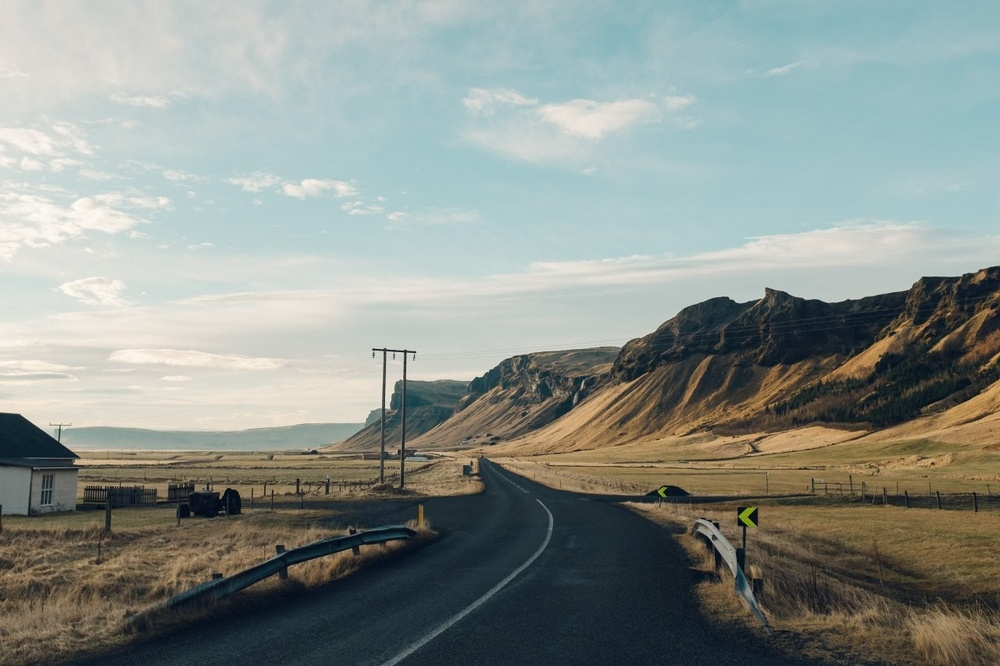
#> input picture script/images/tupian.jpg, 1000 x 666 px, shrunk from 1280 x 853 before the run
$ python image.py
#> lines starting #> are read from the running program, lines starting #| are printed output that depends on the picture; after the words box and inside, x2 and y2 are one past the last pixel; in counts of white or black regions, pixels touching at a corner belong together
# -*- coding: utf-8 -*-

from PIL import Image
import cv2
import logging
import numpy as np
import os


class ImageStyleCover():

    def __init__(self, path=None):
#> called with path = '../images/tupian.jpg'
        if path is not None:
            self.path = path
            self.img = Image.open(path)
#> self.img is the input picture: PIL image 1000x666 RGB; mean R, G, B 138.1, 145.6, 139.8

    def setImageFromArray(self, array):
        self.img = Image.fromarray(array)
        return self

    def setImage(self, image):
        self.img = image
        return self

    def toCV2(self, image):
        return cv2.cvtColor(np.asarray(image), cv2.COLOR_RGB2BGR)

    def toImage(self, cv):
        return Image.fromarray(cv2.cvtColor(img, cv2.COLOR_BGR2RGB))

    def toSketch(self, type='image'):
#> called with type = 'image'
        L = np.asarray(self.img.convert('L')).astype('float')
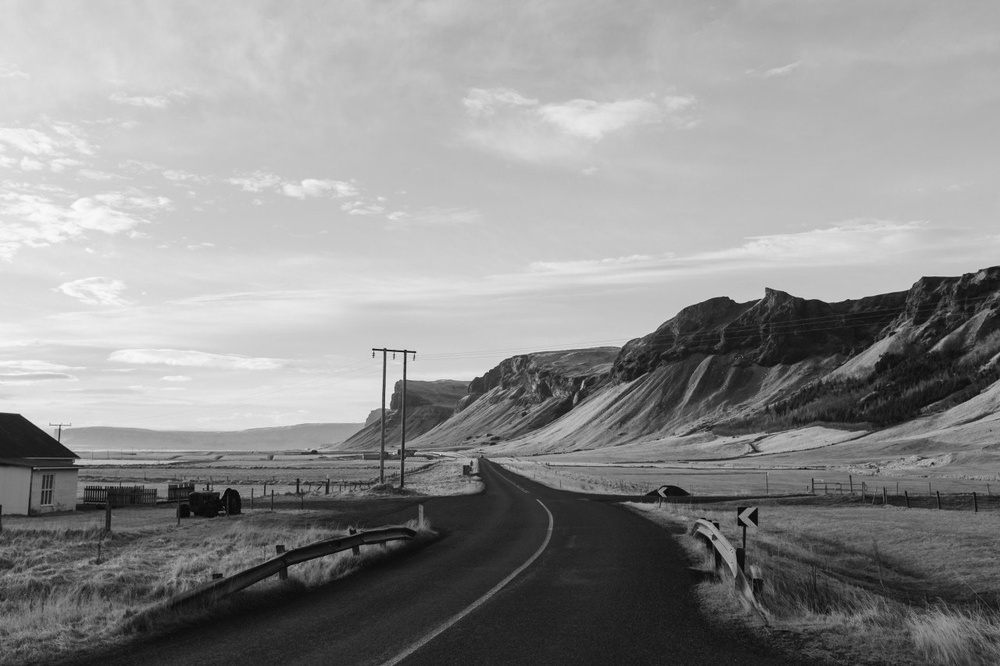
#> L: shape (666, 1000) float64; min 3, max 251, mean 142.7

        depth = 10.  # (0-100)
        grad = np.gradient(L)  # 取图像灰度的梯度值
#> grad = 2 items
        grad_x, grad_y = grad  # 分别取横纵图像梯度值
        grad_x = grad_x * depth / 100.
        grad_y = grad_y * depth / 100.
        A = np.sqrt(grad_x ** 2 + grad_y ** 2 + 1.)
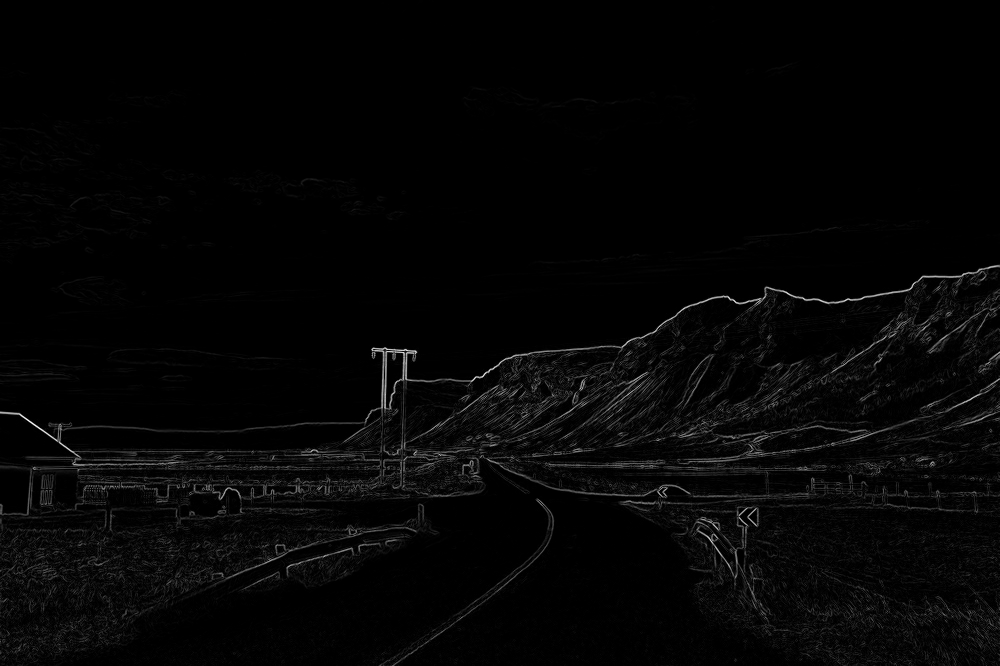
#> A: shape (666, 1000) float64; min 1, max 12.16, mean 1.24; drawn with min black and max white
        uni_x = grad_x / A
        uni_y = grad_y / A
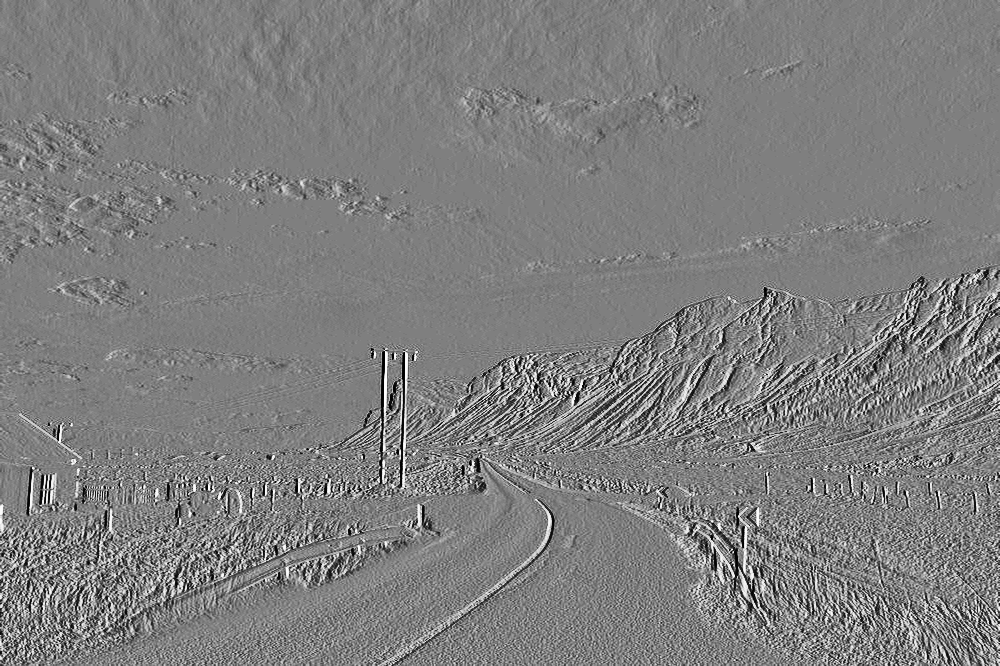
#> uni_y: shape (666, 1000) float64; min -0.993, max 0.994, mean -0.00362; drawn with min black and max white
        uni_z = 1. / A

        el = np.pi / 2.2  # 光源的俯视角度，弧度值
        az = np.pi / 4  # 光源的方位角度，弧度值
        dx = np.cos(el) * np.cos(az)  # 光源对x轴的影响
        dy = np.cos(el) * np.sin(az)  # 光源对y轴的影响
        dz = np.sin(el)  # 光源对z轴的影响

        gd = 255 * (dx * uni_x + dy * uni_y + dz * uni_z)  # 光源归一化
        gd = gd.clip(0, 255)  # 避免数据越界，将生成的灰度值裁剪至0-255之间

        gd = gd.astype('uint8')

        if type == 'image':
            return Image.fromarray(gd)  # 重构图像
        else:
            return gd

    def toSumiao(self):
        img_rgb = self.toCV2(self.img)
        img_gray = cv2.cvtColor(img_rgb, cv2.COLOR_RGB2GRAY)
        img_blur = cv2.GaussianBlur(img_gray, ksize=(21, 21),
                            sigmaX=0, sigmaY=0)
        return cv2.divide(img_gray, img_blur, scale=255)
#> returned value: shape (666, 1000)

    def toCartoon(self):
        num_down = 2  # 缩减像素采样的数目
        num_bilateral = 7  # 定义双边滤波的数目
        img_rgb = self.toCV2(self.img)
        # img_rgb = cv2.imread(imgInput_FileName)     #读取图片
        # 用高斯金字塔降低取样
        img_color = img_rgb

        # 重复使用小的双边滤波代替一个大的滤波
        for _ in range(num_bilateral):
            img_color = cv2.bilateralFilter(
                img_color, d=9, sigmaColor=9, sigmaSpace=7)

        # 转换为灰度并且使其产生中等的模糊
        img_gray = cv2.cvtColor(img_rgb, cv2.COLOR_RGB2GRAY)
        img_blur = cv2.medianBlur(img_gray, 5)
        # 检测到边缘并且增强其效果
        img_edge = cv2.adaptiveThreshold(img_blur, 255,
                                         cv2.ADAPTIVE_THRESH_MEAN_C,
                                         cv2.THRESH_BINARY,
                                         blockSize=9,
                                         C=2)
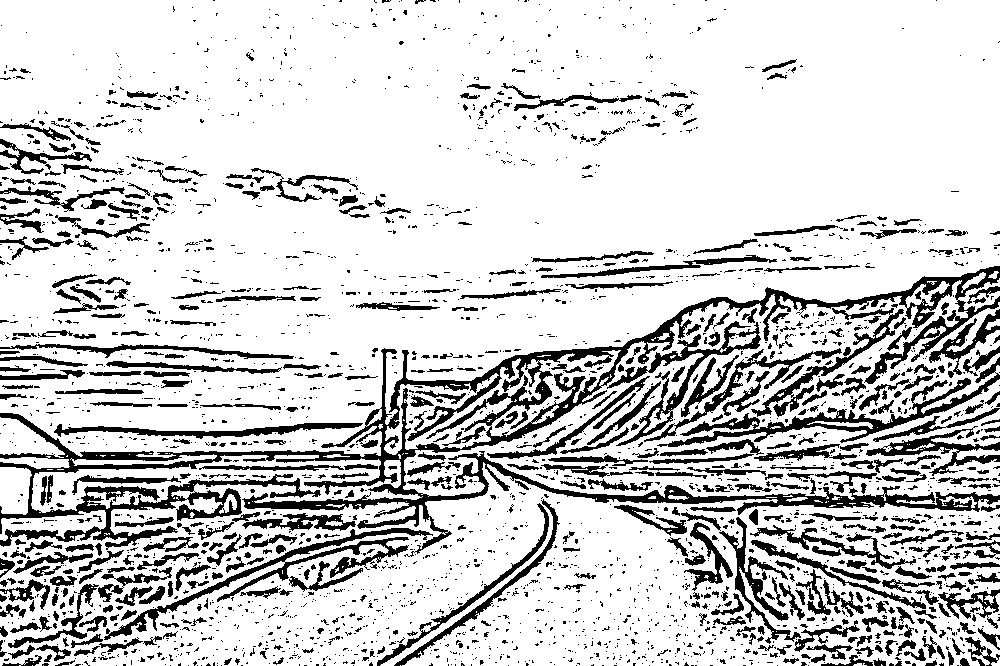
#> img_edge: shape (666, 1000); 81.1% white; 2830 black regions (2266 under 20 px), largest, box (x1, y1, x2, y2) and area: (0, 266, 1000, 557) 30836, (657, 357, 1000, 447) 3855, (104, 528, 433, 640) 3497
        # 转换回彩色图像
        img_edge = cv2.cvtColor(img_edge, cv2.COLOR_GRAY2RGB)
        return cv2.bitwise_and(img_color, img_edge)
#> returned value: shape (666, 1000, 3)


if __name__ == '__main__':
    cover = ImageStyleCover("../images/tupian.jpg")
    img = cover.toSketch()
    img.save("../images/tupian_cover1.jpg")
    img = cover.toSumiao()
    cv2.imwrite('../images/tupian_sumiao.jpeg', img)
    img = cover.toCartoon()
    cv2.imwrite("../images/tupian_cartoon.jpg", img)
    cover = ImageStyleCover("../images/p.jpeg")
#> call 2 of __init__, with path = '../images/p.jpeg'
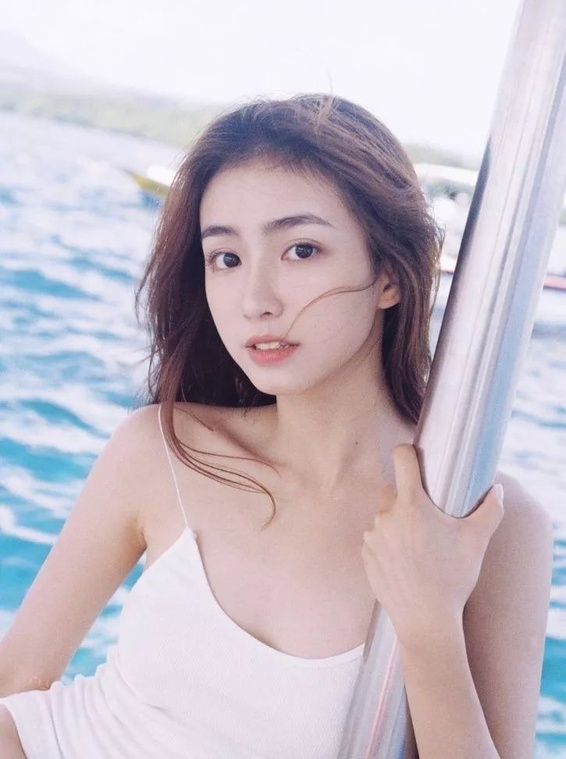
#> input picture script/images/p.jpeg, 566 x 759 px, shrunk from 725 x 971 before the run
#> in __init__, self.img is the input picture: PIL image 566x759 RGB; mean R, G, B 197.8, 187.5, 196.8
    img = cover.toSumiao()
    cv2.imwrite('../images/p_sumiao.jpeg', img)
    img = cover.toCartoon()
#> in toCartoon (call 2), `img_edge = cv2.adaptiveThreshold(img_blur, 255, cv2.ADAPTIVE_THRESH_ME..`:
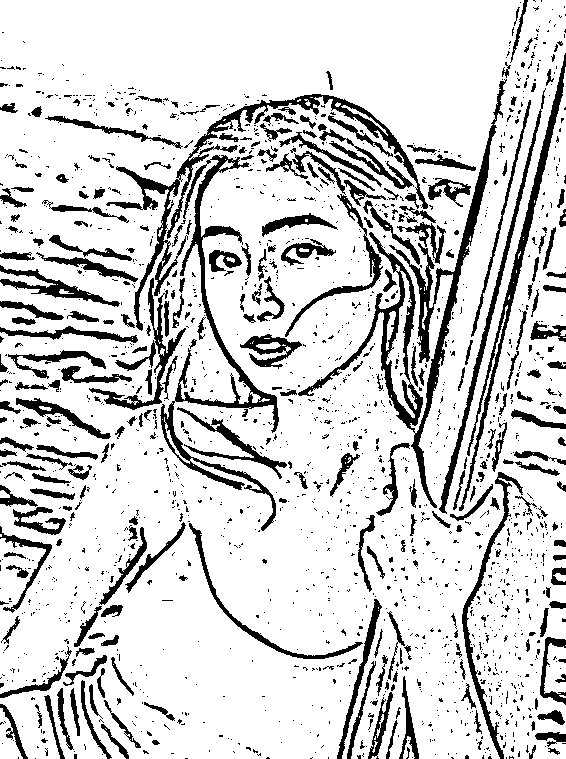
#> img_edge: shape (759, 566); 82.7% white; 1795 black regions (1506 under 20 px), largest, box (x1, y1, x2, y2) and area: (298, 79, 507, 508) 7303, (106, 94, 428, 331) 5006, (160, 155, 279, 531) 4853
#> in toCartoon (call 2), `return cv2.bitwise_and(img_color, img_edge)`:
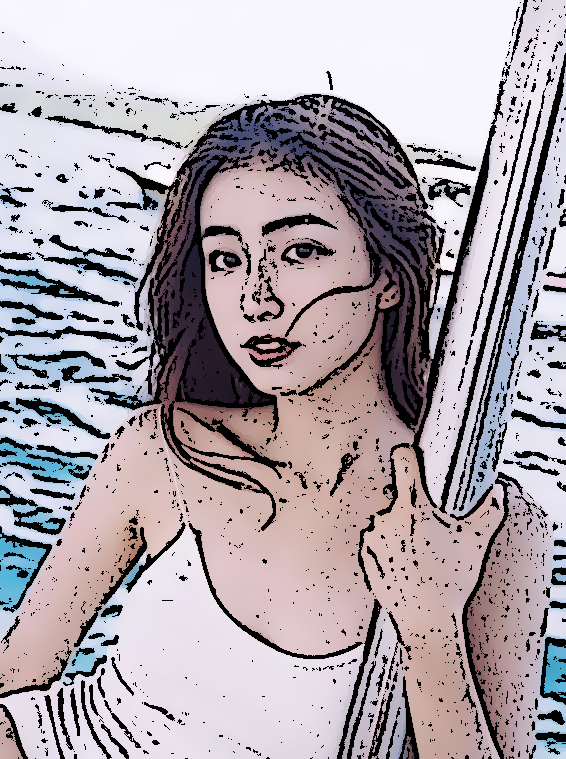
#> returned value: shape (759, 566, 3); mean of channels 0, 1, 2 168.5, 161.8, 171; drawn as B, G, R
    cv2.imwrite("../images/p_cartoon.jpg", img)
